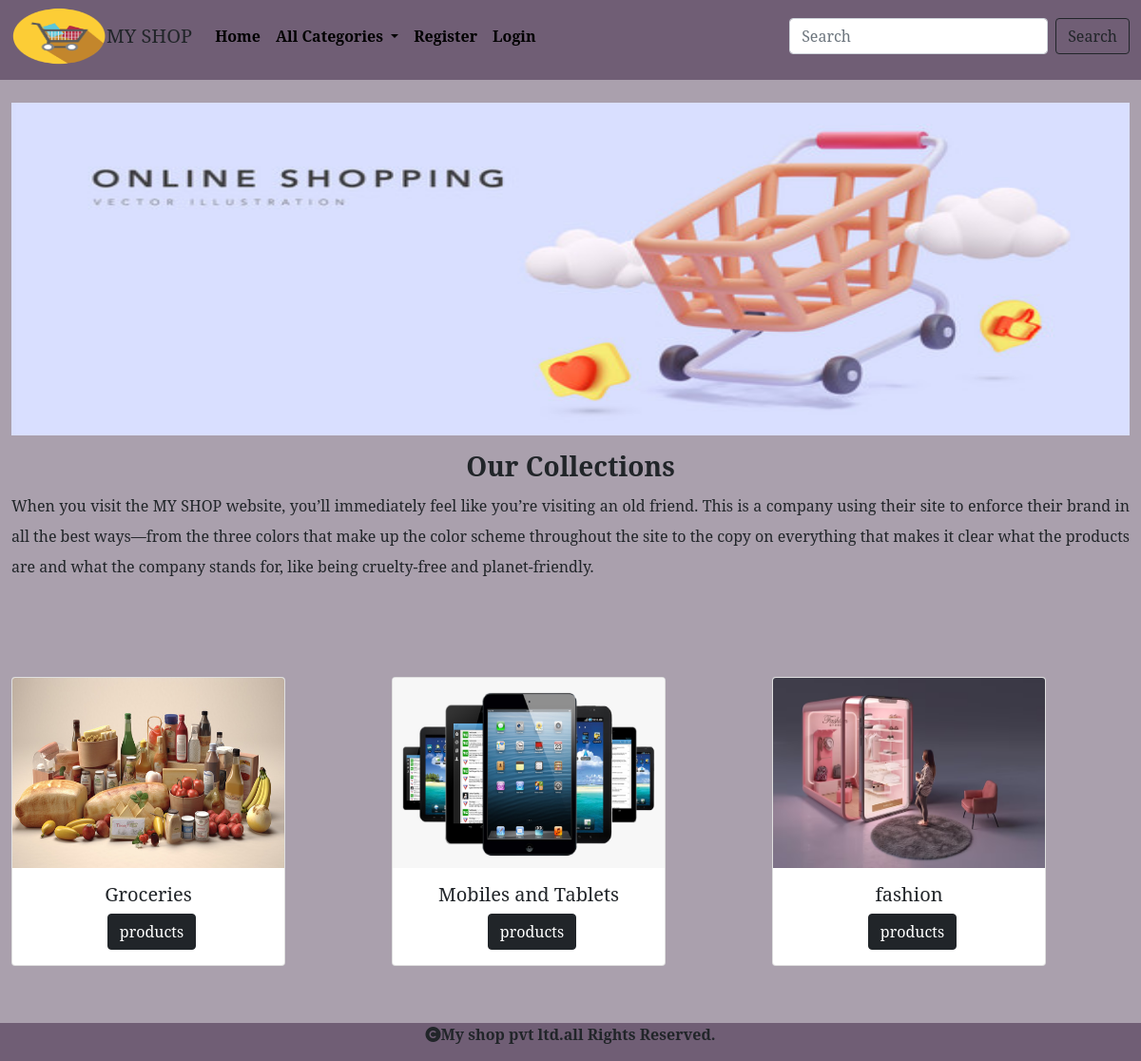
The page / on the database its author committed.
### shop/models.py (models this page shows, shortened)
class Category(models.Model):
    name=models.CharField(max_length=20)
    desc=models.TextField()
    image=models.ImageField(upload_to="images/category",null=True,blank=True)

### shop/views.py (the view)
# urls.py: path('',views.allcategories,name="category"),
def allcategories(request):
    c=Category.objects.all()
    return render(request,'category.html',{'c':c})

### cart/context_processors.py (called while the page is built)
def total(request):
    item_count=0
    if request.user:
        u=request.user
        try:
            cart=Cart.objects.filter(user=u)
            for i in cart:
                item_count+=i.quantity
        except:
            item_count=0
    return {'count':item_count}

### shop/context_processors.py (called while the page is built)
def menu_links(request):
    c=Category.objects.all()
    return {'links':c}

### templates/category.html
{% extends 'base.html' %}
{% load static %}
{% block content %}
<div class="container-fluid mt-4">
    <img src="{% static 'images/img_1.png' %}" height="350px" width="100%">
</div>
<div class="container-fluid mt-3" style="margin-bottom:100px;">
    <h3 class="text-center fw-bold">Our Collections</h3>
    <p style="text-align:justify;line-height:2">When you visit the MY SHOP website, you’ll immediately feel like you’re visiting an old friend. This is a company using their site to enforce their brand in all the best ways—from the three colors that make up the color scheme throughout the site to the copy on everything that makes it clear what the products are and what the company stands for, like being cruelty-free and planet-friendly. </p>
</div>
<div class="container-fluid mt-3" style="margin-bottom:100px;">
    <div class="row">
        {% for i in c %}
        <div class="col-sm-4" >
            <div class="card " style="width: 18rem;">
  <img src="{{i.image.url}}" height="200px;" width="90%" class="card-img-top" alt="...">
  <div class="card-body">
    <h5 class="card-title text-center">{{i.name}}</h5>
    <a href="{% url 'shop:allproducts' i.name %}" style="position:relative;left:33%;" class="btn btn-dark">products</a>
  </div>
</div>
        </div>{% endfor %}
    </div>
</div>
{% endblock %}

### static/css/style.css (style rules this page uses)
body { font-family: "Noto Serif", serif; font-optical-sizing: auto; font-weight: <weight>; font-style: normal; font-variation-settings: "width" 100; background-color:#aaa0ad }

### rows shown on the page
Category: image (picture), name "Groceries"
Category: image (picture), name "Mobiles and Tablets"
Category: image (picture), name "fashion"
